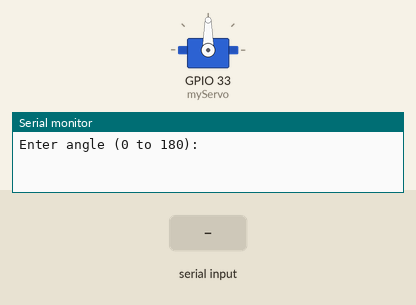
A sketch run on a simulated ESP32. Parts: servo, the last lines printed to the serial monitor. Inputs (shaded band) come from the test bench.

Above: at 1.2 s.
1.3 s: "30,150\n" received over Serial
At 2.1 s:
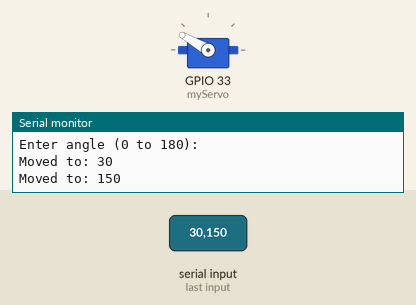
At 3.1 s:
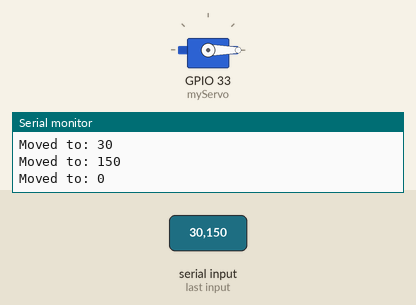
3.8 s: "90,45\n" received over Serial
At 4.2 s:
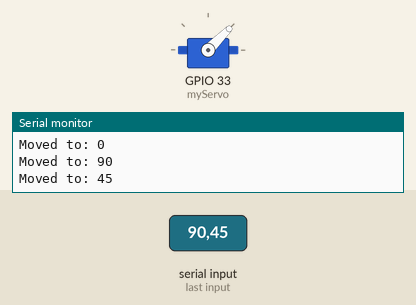
Timing chart, 0 to 6.8 s (numbered marks = the images above; inputs shaded):
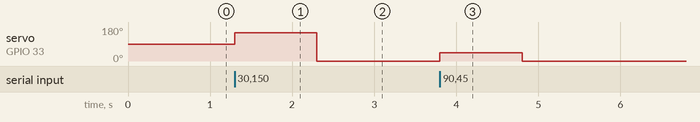

The sketch:

motor_serial_input.ino
```cpp
#include <ESP32Servo.h>

Servo myServo;

void setup() {
  Serial.begin(9600);       // Start Serial communication
  myServo.attach(33);         // Attach the servo to GPIO 27
  Serial.println("Enter angle (0 to 180):");
}

void loop() {
  if (Serial.available() > 0) {
    int angle = Serial.parseInt();  // Read angle as an integer
    if (angle >= 0 && angle <= 180) {
      myServo.write(angle);         // Move servo to entered angle
      Serial.print("Moved to: ");
      Serial.println(angle);
    } else {
      Serial.println("Invalid angle. Please enter 0–180.");
    }
  }
}
```

Measured:
- after the input at 1.3 s, servo on GPIO 33 (myServo): 90° → 150° at once, → 0° 1.0 s later
- after the input at 3.8 s, servo on GPIO 33 (myServo): 0° → 45° at once, → 0° 1.0 s later
